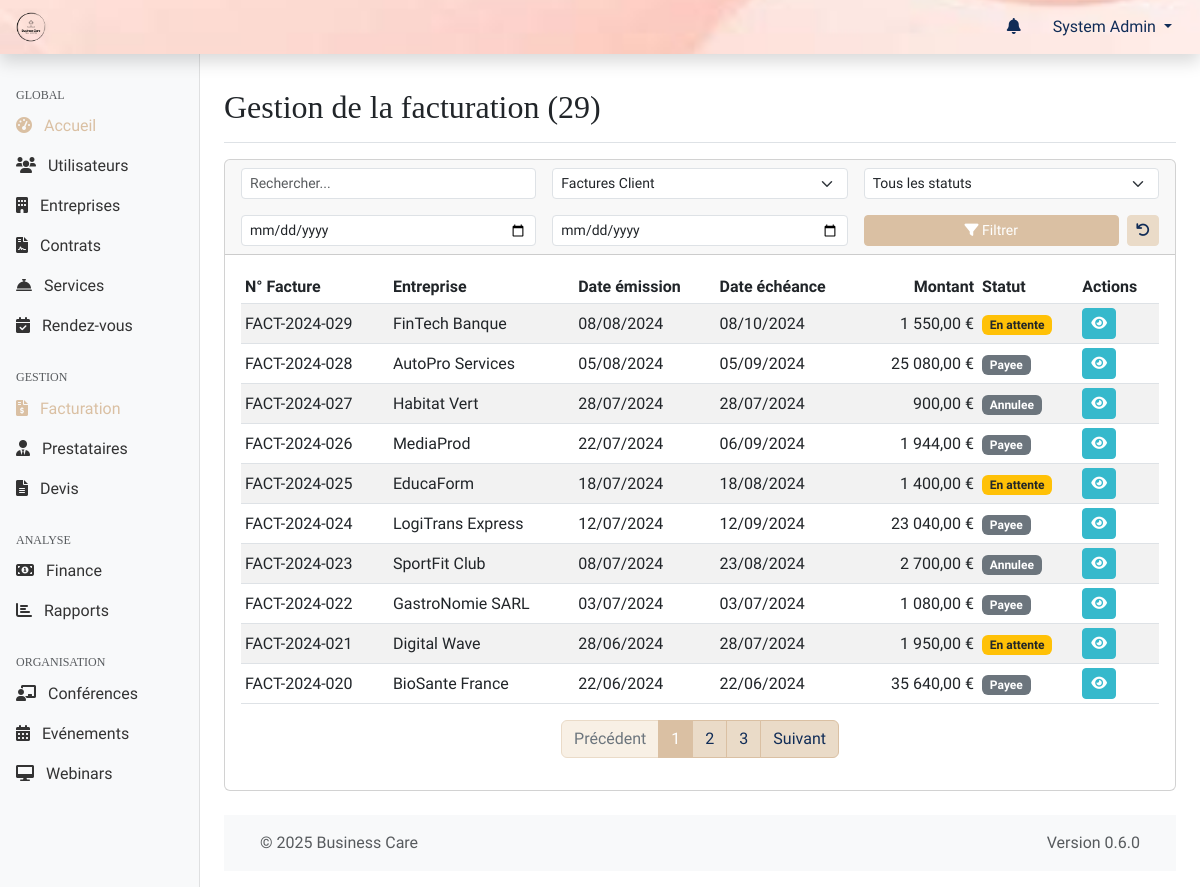
/web-admin/modules/billing/index.php (signed in), run on the app's committed database.
### tables this page shows
CREATE TABLE factures (
    id INT PRIMARY KEY AUTO_INCREMENT,
    entreprise_id INT NOT NULL,
    devis_id INT,
    numero_facture VARCHAR(50) UNIQUE,
    date_emission DATE NOT NULL,
    date_echeance DATE,
    montant_total DECIMAL(10,2) NOT NULL,
    montant_ht DECIMAL(10,2),
    tva DECIMAL(5,2),
    statut ENUM('en_attente', 'payee', 'annulee', 'retard', 'impayee') DEFAULT 'en_attente',
    mode_paiement ENUM('virement', 'carte', 'prelevement'),
    date_paiement DATETIME NULL,
    created_at TIMESTAMP DEFAULT CURRENT_TIMESTAMP,
    updated_at TIMESTAMP DEFAULT CURRENT_TIMESTAMP ON UPDATE CURRENT_TIMESTAMP,
    FOREIGN KEY (entreprise_id) REFERENCES entreprises(id),
    FOREIGN KEY (devis_id) REFERENCES devis(id),
    INDEX idx_numero (numero_facture),
    INDEX idx_dates (date_emission, date_echeance),
    INDEX idx_statut (statut)
);

CREATE TABLE entreprises (
    id INT PRIMARY KEY AUTO_INCREMENT,
    nom VARCHAR(255) NOT NULL,
    siret VARCHAR(14) UNIQUE,
    adresse TEXT,
    code_postal VARCHAR(10),
    ville VARCHAR(100),
    telephone VARCHAR(20),
    email VARCHAR(255),
    site_web VARCHAR(255),
    logo_url VARCHAR(255),
    taille_entreprise ENUM('1-10', '11-50', '51-200', '201-500', '500+') NULL DEFAULT NULL,
    secteur_activite VARCHAR(100),
    date_creation DATE,
    created_at TIMESTAMP DEFAULT CURRENT_TIMESTAMP,
    updated_at TIMESTAMP DEFAULT CURRENT_TIMESTAMP ON UPDATE CURRENT_TIMESTAMP,
    INDEX idx_siret (siret),
    INDEX idx_ville (ville)
);

### shared/web-admin/db.php (called while the page is built, shortened)
<?php
function getDbConnection()
{
    static $pdo = null;
    if ($pdo === null) {
        $dsn = "mysql:host=" . DB_HOST . ";dbname=" . DB_NAME . ";charset=" . DB_CHARSET;
        $options = [
            PDO::ATTR_ERRMODE => PDO::ERRMODE_EXCEPTION,
            PDO::ATTR_DEFAULT_FETCH_MODE => PDO::FETCH_ASSOC,
            PDO::ATTR_EMULATE_PREPARES => false,
        ];
        try {
            $pdo = new PDO($dsn, DB_USER, DB_PASS, $options);
        } catch (PDOException $e) {
            die("[FAILURE] Connexion à la base de données impossible. Veuillez réessayer plus tard. ERREUR: " . $e->getMessage());
        }
    }
    return $pdo;
}
function executeQuery($sql, $params = [])
{
    try {
        $pdo = getDbConnection();
        $stmt = $pdo->prepare($sql);
        $stmt->execute($params);
        return $stmt;
    } catch (PDOException $e) {
        die("[FAILURE] Impossible d'exécuter la requête: " . $e->getMessage());
    }
}

### web-admin/modules/billing/index.php (the view, shortened to what this page needs)
<?php
require_once '../../includes/page_functions/modules/billing.php';
$queryData = getQueryData();
$page = (int)($queryData['page'] ?? 1);
$search = $queryData['search'] ?? '';
$status = $queryData['status'] ?? '';
$type = $queryData['type'] ?? 'client';
$date_from = $queryData['date_from'] ?? '';
$date_to = $queryData['date_to'] ?? '';
$result = null;
if ($type === 'provider') {
    $result = billingGetProviderInvoicesList($page, DEFAULT_ITEMS_PER_PAGE, $search, $status, 0, $date_from, $date_to);
} else {
    $type = 'client';
    $result = billingGetClientInvoicesList($page, DEFAULT_ITEMS_PER_PAGE, $search, $status, $date_from, $date_to);
}
$invoices = $result['items'];
$totalPages = $result['totalPages'];
$totalItems = $result['totalItems'];
$currentPage = $result['currentPage'];
$itemsPerPage = $result['perPage'];
$pageTitle = "Gestion de la facturation";
include '../../templates/header.php';
?>
<div class="container-fluid">
    <div class="row">
        <?php include '../../templates/sidebar.php'; ?>
        <main class="col-md-9 ms-sm-auto col-lg-10 px-md-4">
            <div class="d-flex justify-content-between flex-wrap flex-md-nowrap align-items-center pt-3 pb-2 mb-3 border-bottom">
                <h1 class="h2"><?php echo htmlspecialchars($pageTitle) . " (" . $totalItems . ")"; ?></h1>
            </div>
            <div class="card mb-4">
                <div class="card-header">
                    <form action="<?php echo WEBADMIN_URL; ?>/modules/billing/index.php" method="get" class="row g-3 align-items-center">
                    <div class="col-md-6 col-lg-4">
                            <input type="text" class="form-control form-control-sm" id="search" name="search" value="<?php echo htmlspecialchars($search); ?>" placeholder="Rechercher...">
                        </div>
                        <div class="col-md-6 col-lg-4">
                            <select name="type" id="type" class="form-select form-select-sm">
                                <option value="client" <?php echo ($type === 'client') ? 'selected' : ''; ?>>Factures Client</option>
                            </select>
                        </div>
                        <div class="col-md-4 col-lg-4">
                            <select name="status" id="status" class="form-select form-select-sm">
                                <option value="">Tous les statuts</option>
                            </select>
                        </div>
                         <div class="col-md-4 col-lg-4">
                             <input type="date" class="form-control form-control-sm" id="date_from" name="date_from" value="<?php echo htmlspecialchars($date_from); ?>" title="Date début">
                         </div>
                          <div class="col-md-4 col-lg-4">
                             <input type="date" class="form-control form-control-sm" id="date_to" name="date_to" value="<?php echo htmlspecialchars($date_to); ?>" title="Date fin">
                         </div>
                        <div class="col-md-12 col-lg-4 d-flex">
                            <button type="submit" class="btn btn-sm btn-primary w-100 me-2">
                                <i class="fas fa-filter"></i> Filtrer
                            </button>
                            <a href="<?php echo WEBADMIN_URL; ?>/modules/billing/index.php?type=<?php echo $type; ?>" class="btn btn-sm btn-secondary" data-bs-toggle="tooltip" title="Réinitialiser les filtres">
                                    <i class="fas fa-undo"></i>
                                </a>
                        </div>
                    </form>
                </div>
                <div class="card-body">
                    <?php if (!empty($invoices)): ?>
                    <div class="table-responsive">
                        <table class="table table-striped table-hover table-sm align-middle">
                            <thead>
                                <?php if ($type === 'client'): ?>
                                <tr>
                                    <th>N° Facture</th>
                                    <th>Entreprise</th>
                                    <th>Date émission</th>
                                    <th>Date échéance</th>
                                    <th class="text-end">Montant</th>
                                    <th>Statut</th>
                                    <th>Actions</th>
                                </tr>
                                <?php endif; ?>
                            </thead>
                            <tbody>
                                <?php foreach ($invoices as $invoice): ?>
                                    <?php if ($type === 'client'): ?>
                                    <tr>
                                        <td><?php echo htmlspecialchars($invoice['numero_facture']); ?></td>
                                        <td><?php echo htmlspecialchars($invoice['nom_entreprise'] ?? 'N/A'); ?></td>
                                        <td><?php echo formatDate($invoice['date_emission'], 'd/m/Y'); ?></td>
                                        <td><?php echo formatDate($invoice['date_echeance'], 'd/m/Y'); ?></td>
                                        <td class="text-end"><?php echo formatMoney($invoice['montant_total']); ?></td>
                                        <td><?php echo billingGetInvoiceStatusBadge($invoice['statut'], 'client'); ?></td>
                                        <td class="table-actions">
                                            <a href="<?php echo WEBADMIN_URL; ?>/modules/billing/view.php?id=<?php echo $invoice['id']; ?>&type=client" class="btn btn-sm btn-info" data-bs-toggle="tooltip" title="Voir">
                                                <i class="fas fa-eye"></i>
                                            </a>
                                        </td>
                                    </tr>
                                    <?php endif; ?>
                                <?php endforeach; ?>
                            </tbody>
                        </table>
                    </div>
                    <?php
                    $paginationInfo = [
                        'currentPage' => $currentPage,
                        'totalPages' => $totalPages,
                        'totalItems' => $totalItems,
                        'itemsPerPage' => $itemsPerPage
                    ];
                    $urlParams = array_filter([
                        'type' => $type,
                        'search' => $search,
                        'status' => $status,
                        'date_from' => $date_from,
                        'date_to' => $date_to
                        ]);
                    $urlPattern = WEBADMIN_URL . '/modules/billing/index.php?' . http_build_query($urlParams) . (empty($urlParams) ? '' : '&') . 'page={page}';
                    ?>
                    <div class="d-flex justify-content-center">
                        <?php echo renderPagination($paginationInfo, $urlPattern); ?>
                    </div>
                    <?php endif; ?>
                </div>
            </div>
            <?php include '../../templates/footer.php'; ?>
        </main>
    </div>
</div>

### web-admin/includes/page_functions/modules/billing.php (shortened to what this page needs)
<?php
function billingGetClientInvoicesList($page = 1, $perPage = DEFAULT_ITEMS_PER_PAGE, $search = '', $status = '', $date_from = '', $date_to = '') {
    $params = [];
    $conditions = [];
    $whereSql = !empty($conditions) ? "WHERE " . implode(' AND ', $conditions) : '';
    $pdo = getDbConnection();
    $countSql = "SELECT COUNT(f.id)
                 FROM " . TABLE_INVOICES . " f
                 LEFT JOIN " . TABLE_COMPANIES . " e ON f.entreprise_id = e.id
                 {$whereSql}";
    $countStmt = $pdo->prepare($countSql);
    $countStmt->execute($params);
    $totalItems = $countStmt->fetchColumn();
    $totalPages = ceil($totalItems / $perPage);
    $page = max(1, min($page, $totalPages > 0 ? $totalPages : 1));
    $offset = ($page - 1) * $perPage;
    $sql = "SELECT f.*, e.nom as nom_entreprise
            FROM " . TABLE_INVOICES . " f
            LEFT JOIN " . TABLE_COMPANIES . " e ON f.entreprise_id = e.id
            {$whereSql}
            ORDER BY f.date_emission DESC, f.id DESC LIMIT ?, ?";
    $paramsWithPagination = array_merge($params, [$offset, $perPage]);
    $items = executeQuery($sql, $paramsWithPagination)->fetchAll();
    return [
        'items' => $items,
        'currentPage' => $page,
        'totalPages' => $totalPages,
        'totalItems' => $totalItems,
        'perPage' => $perPage
    ];
}
function billingGetInvoiceStatusBadge($status, $type = 'client')
{
    $badgeClass = 'bg-secondary';
    $statusText = ucfirst(str_replace('_', ' ', $status));
    if ($type === 'client') {
        switch ($status) {
            case INVOICE_STATUS_PENDING:
                $badgeClass = 'bg-warning text-dark';
                $statusText = 'En attente';
                break;
        }
    }
    return '<span class="badge ' . $badgeClass . '">' . htmlspecialchars($statusText) . '</span>';
}
?>

### assets/css/admin.css (style rules this page uses)
:root { --color-primary: #102C57; --color-secondary: #DAC0A3; --color-tertiary: #EADBC8; --color-quaternary: #F8F0E5; --color-success: #1cc88a; --color-info: #36b9cc; --color-warning: #f6c23e; --color-danger: #e74a3b; --color-text-muted: #6c757d; --spacing-xs: 0.25rem; --spacing-sm: 0.5rem; --spacing-md: 1rem; --spacing-lg: 1.5rem; --spacing-xl: 3rem; --sidebar-width-md: 16rem; --sidebar-width-lg: 14rem; --navbar-height: 3.5rem; }
body { font-family: 'Markazi Text', serif; font-size: 1rem; min-height: 100vh; display: flex; flex-direction: column; }
main { flex: 1; padding-top: var(--spacing-md); padding-bottom: var(--spacing-md); }
.card-body { position: relative; }
.table-actions { white-space: nowrap; }
h1, h2, h3, h4, h5, h6, .h1, .h2, .h3, .h4, .h5, .h6 { font-family: 'DM Serif Text', serif; }
.btn-primary { background-color: var(--color-secondary); border-color: var(--color-secondary); color: #fff; }
.btn-secondary { background-color: var(--color-tertiary); border-color: var(--color-tertiary); color: var(--color-primary); }
.btn-info { background-color: var(--color-info); border-color: var(--color-info); color: #fff; }

### data on the page
factures: numero_facture "FACT-2024-029", entreprise.nom "FinTech Banque", date_emission "08/08/2024", date_echeance "08/10/2024", montant_total "1 550,00 €", statut "En attente"
factures: numero_facture "FACT-2024-028", entreprise.nom "AutoPro Services", date_emission "05/08/2024", date_echeance "05/09/2024", montant_total "25 080,00 €", statut "Payee"
factures: numero_facture "FACT-2024-027", entreprise.nom "Habitat Vert", date_emission "28/07/2024", date_echeance "28/07/2024", montant_total "900,00 €", statut "Annulee"
factures: numero_facture "FACT-2024-026", entreprise.nom "MediaProd", date_emission "22/07/2024", date_echeance "06/09/2024", montant_total "1 944,00 €", statut "Payee"
factures: numero_facture "FACT-2024-025", entreprise.nom "EducaForm", date_emission "18/07/2024", date_echeance "18/08/2024", montant_total "1 400,00 €", statut "En attente"
factures: numero_facture "FACT-2024-024", entreprise.nom "LogiTrans Express", date_emission "12/07/2024", date_echeance "12/09/2024", montant_total "23 040,00 €", statut "Payee"
factures: numero_facture "FACT-2024-023", entreprise.nom "SportFit Club", date_emission "08/07/2024", date_echeance "23/08/2024", montant_total "2 700,00 €", statut "Annulee"
factures: numero_facture "FACT-2024-022", entreprise.nom "GastroNomie SARL", date_emission "03/07/2024", date_echeance "03/07/2024", montant_total "1 080,00 €", statut "Payee"
factures: numero_facture "FACT-2024-021", entreprise.nom "Digital Wave", date_emission "28/06/2024", date_echeance "28/07/2024", montant_total "1 950,00 €", statut "En attente"
factures: numero_facture "FACT-2024-020", entreprise.nom "BioSante France", date_emission "22/06/2024", date_echeance "22/06/2024", montant_total "35 640,00 €", statut "Payee"

### other printed values
$_SESSION['user_name'] "System Admin"
$pageTitle "Gestion de la facturation"
$totalItems "29"
APP_VERSION "0.6.0"
